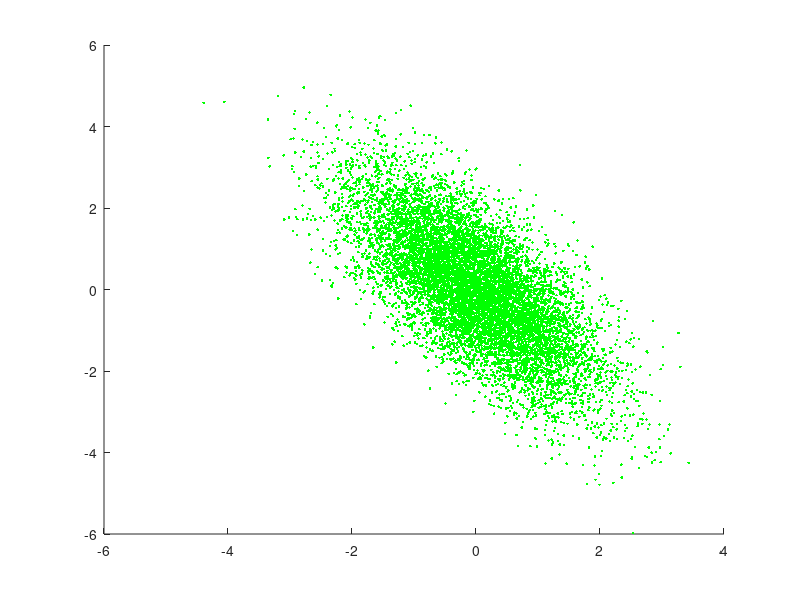

This chart was generated by the following MATLAB code: (Note: this script raises an error after producing the figure.)
%% Random Noise simulation
% Generates Gaussian samples with specified mean and covariance, and
% places error ellipses of different probabilities on top.

clear; clc;

mu = [0; 0];
Q = [1 -1; -1 2]; % Covariance
n = length(Q(:,1)); % Size
[QE, Qe] = eig(Q) % Eigenvectors and eigenvalues of Sigma

% Create a second Gaussian that swaps eigenvalues (or eigenvectors)
RE = QE;
Re(1,1) = Qe(2,2);
Re(2,2) = Qe(1,1);

% Create sample sets to represent the Gaussian distributions
S =  10000;
for i = 1:S
    ra(:,i) = randn(n,1);  % Generate normal samples
    q(:,i) = mu + QE*sqrt(Qe)*ra(:,i); % Convert to samples with mean mu and covariance Q
    r(:,i) = mu + RE*sqrt(Re)*ra(:,i); % mean mu and covariance R
end

% Plot original distribution and error ellipses
figure(1); clf; hold on;
plot(q(1,:), q(2,:),'g.')
error_ellipse(Q,mu,0.75);
error_ellipse(Q,mu,0.95);
axis equal

% Plot modified distribution and original error ellipses
figure(2); clf; hold on;
plot(r(1,:), r(2,:),'g.')
mu = [0 0];
error_ellipse(Q,mu,0.75);
error_ellipse(Q,mu,0.95);
axis equal
